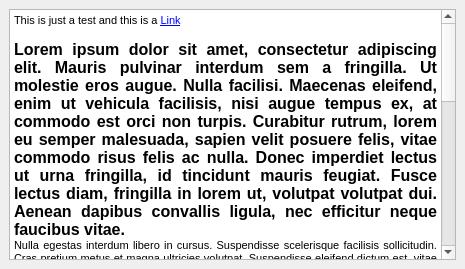
<?xml version="1.0" encoding="UTF-8"?>
<ui version="4.0">
 <class>About</class>
 <widget class="QMainWindow" name="About">
  <property name="geometry">
   <rect>
    <x>0</x>
    <y>0</y>
    <width>465</width>
    <height>269</height>
   </rect>
  </property>
  <property name="windowTitle">
   <string>About RotateIT</string>
  </property>
  <widget class="QWidget" name="centralwidget">
   <layout class="QGridLayout" name="gridLayout">
    <item row="0" column="0">
     <widget class="QTextBrowser" name="textBrowser">
      <property name="html">
       <string>&lt;!DOCTYPE HTML PUBLIC &quot;-//W3C//DTD HTML 4.0//EN&quot; &quot;http://www.w3.org/TR/REC-html40/strict.dtd&quot;&gt;
&lt;html&gt;&lt;head&gt;&lt;meta name=&quot;qrichtext&quot; content=&quot;1&quot; /&gt;&lt;style type=&quot;text/css&quot;&gt;
p, li { white-space: pre-wrap; }
&lt;/style&gt;&lt;/head&gt;&lt;body style=&quot; font-family:'MS Shell Dlg 2'; font-size:8.25pt; font-weight:400; font-style:normal;&quot;&gt;
&lt;p align=&quot;justify&quot; style=&quot; margin-top:0px; margin-bottom:0px; margin-left:0px; margin-right:0px; -qt-block-indent:0; text-indent:0px;&quot;&gt;This is just a test and this is a &lt;a href=&quot;http//www.goole.com&quot;&gt;&lt;span style=&quot; font-size:8pt; text-decoration: underline; color:#0000ff;&quot;&gt;Link&lt;/span&gt;&lt;/a&gt;&lt;/p&gt;
&lt;p align=&quot;justify&quot; style=&quot;-qt-paragraph-type:empty; margin-top:0px; margin-bottom:0px; margin-left:0px; margin-right:0px; -qt-block-indent:0; text-indent:0px; font-size:8pt; text-decoration: underline; color:#0000ff;&quot;&gt;&lt;br /&gt;&lt;/p&gt;
&lt;p align=&quot;justify&quot; style=&quot; margin-top:0px; margin-bottom:0px; margin-left:0px; margin-right:0px; -qt-block-indent:0; text-indent:0px;&quot;&gt;&lt;span style=&quot; font-family:'Open Sans,Arial,sans-serif'; font-size:12pt; font-weight:600; color:#000000; background-color:#ffffff;&quot;&gt;Lorem ipsum dolor sit amet, consectetur adipiscing elit. Mauris pulvinar interdum sem a fringilla. Ut molestie eros augue. Nulla facilisi. Maecenas eleifend, enim ut vehicula facilisis, nisi augue tempus ex, at commodo est orci non turpis. Curabitur rutrum, lorem eu semper malesuada, sapien velit posuere felis, vitae commodo risus felis ac nulla. Donec imperdiet lectus ut urna fringilla, id tincidunt mauris feugiat. Fusce lectus diam, fringilla in lorem ut, volutpat volutpat dui. Aenean dapibus convallis ligula, nec efficitur neque faucibus vitae.&lt;/span&gt;&lt;/p&gt;
&lt;p align=&quot;justify&quot; style=&quot; margin-top:0px; margin-bottom:0px; margin-left:0px; margin-right:0px; -qt-block-indent:0; text-indent:0px;&quot;&gt;&lt;img src=&quot;:/icons/icon.png&quot; /&gt;&lt;/p&gt;
&lt;p align=&quot;justify&quot; style=&quot; margin-top:0px; margin-bottom:15px; margin-left:0px; margin-right:0px; -qt-block-indent:0; text-indent:0px; background-color:#ffffff;&quot;&gt;&lt;span style=&quot; font-family:'Open Sans,Arial,sans-serif'; font-size:8pt; color:#000000; background-color:#ffffff;&quot;&gt;Nulla egestas interdum libero in cursus. Suspendisse scelerisque facilisis sollicitudin. Cras pretium metus et magna ultricies volutpat. Suspendisse eleifend dictum est, vitae feugiat nisl mattis eu. Integer aliquam arcu bibendum ante laoreet sagittis. In congue vulputate pulvinar. Fusce quis odio ex. Etiam fringilla metus eu ex malesuada, a auctor sem aliquam. Curabitur venenatis magna et ex fermentum auctor. Integer mattis metus augue, a gravida ligula suscipit nec. Duis ante tellus, sagittis ac lorem vitae, congue euismod dolor. Duis condimentum lorem non lacinia aliquam. Vivamus ullamcorper porta tortor sit amet tincidunt. In hac habitasse platea dictumst.&lt;/span&gt;&lt;/p&gt;
&lt;p align=&quot;justify&quot; style=&quot; margin-top:0px; margin-bottom:15px; margin-left:0px; margin-right:0px; -qt-block-indent:0; text-indent:0px; background-color:#ffffff;&quot;&gt;&lt;span style=&quot; font-family:'Open Sans,Arial,sans-serif'; font-size:8pt; color:#000000; background-color:#ffffff;&quot;&gt;Morbi suscipit dignissim ex non placerat. Aenean molestie purus velit, vitae placerat velit suscipit vitae. In lacus metus, fringilla ac massa ut, mattis blandit sem. Orci varius natoque penatibus et magnis dis parturient montes, nascetur ridiculus mus. Mauris tincidunt bibendum consequat. Maecenas et gravida elit. Aenean tincidunt ac justo at rhoncus. Etiam mollis mi ligula, in rhoncus diam semper sed. Nunc tristique erat eros, et mollis enim ornare sit amet. Ut nec iaculis velit. Cras vel magna ex. Etiam lobortis magna ipsum, nec consectetur neque porta sed.&lt;/span&gt;&lt;/p&gt;
&lt;p align=&quot;justify&quot; style=&quot; margin-top:0px; margin-bottom:15px; margin-left:0px; margin-right:0px; -qt-block-indent:0; text-indent:0px; background-color:#ffffff;&quot;&gt;&lt;span style=&quot; font-family:'Open Sans,Arial,sans-serif'; font-size:8pt; color:#000000; background-color:#ffffff;&quot;&gt;Curabitur sed orci magna. Morbi lacinia ante orci, eu tempor eros porta tempus. Phasellus mollis lectus et erat suscipit, efficitur gravida mauris ullamcorper. Cras ornare nibh id lacus finibus auctor. Suspendisse sit amet porttitor mauris, fringilla viverra arcu. Vivamus consequat, arcu non sagittis viverra, urna nisl consectetur lectus, sed ultricies dolor massa non massa. In ac ex a ipsum feugiat placerat eget cursus nulla. Morbi cursus tortor varius, dignissim elit et, blandit arcu. Maecenas sit amet tellus vitae mauris pulvinar egestas eu at urna. Vivamus tempus ante nunc, ut rhoncus lorem finibus sit amet. Etiam ac vehicula mi. Quisque lorem orci, luctus a posuere at, convallis id leo. Integer tempor justo sapien, nec rhoncus orci posuere a. Donec dolor elit, facilisis at facilisis ac, interdum sit amet turpis. Fusce feugiat pellentesque efficitur.&lt;/span&gt;&lt;/p&gt;
&lt;p align=&quot;justify&quot; style=&quot; margin-top:0px; margin-bottom:15px; margin-left:0px; margin-right:0px; -qt-block-indent:0; text-indent:0px; background-color:#ffffff;&quot;&gt;&lt;span style=&quot; font-family:'Open Sans,Arial,sans-serif'; font-size:8pt; color:#000000; background-color:#ffffff;&quot;&gt;Cras sed tellus id sem eleifend mattis. Nulla congue eu arcu eget aliquam. Aenean venenatis est eu libero dignissim, sed accumsan est semper. Duis quam mi, aliquet sit amet leo vitae, dictum venenatis erat. Suspendisse volutpat, libero sed bibendum imperdiet, lectus dui tempor nisl, ut faucibus augue eros eu purus. Ut molestie auctor metus sed congue. Sed nec commodo orci. Pellentesque in iaculis massa. Cras nisl neque, accumsan ut ex sed, aliquam hendrerit tellus. Duis euismod at neque at condimentum. Suspendisse iaculis neque elit, a varius massa malesuada vel.&lt;/span&gt;&lt;/p&gt;&lt;/body&gt;&lt;/html&gt;</string>
      </property>
     </widget>
    </item>
   </layout>
  </widget>
 </widget>
 <resources>
  <include location="Resources.qrc"/>
 </resources>
 <connections/>
</ui>
